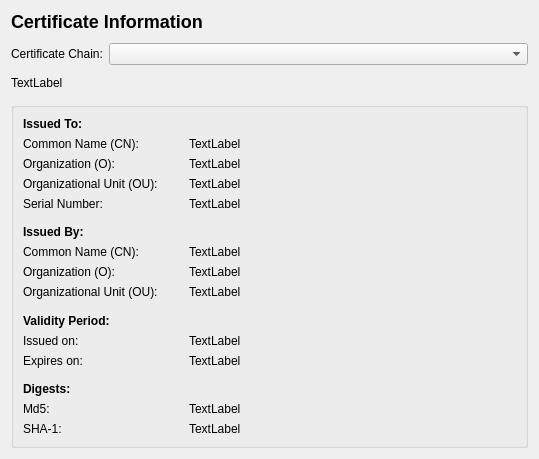
<?xml version="1.0" encoding="UTF-8"?>
<ui version="4.0">
 <class>SslInfo</class>
 <widget class="QWidget" name="SslInfo">
  <property name="geometry">
   <rect>
    <x>0</x>
    <y>0</y>
    <width>539</width>
    <height>459</height>
   </rect>
  </property>
  <layout class="QVBoxLayout" name="verticalLayout_2">
   <item>
    <widget class="QLabel" name="label">
     <property name="sizePolicy">
      <sizepolicy hsizetype="Preferred" vsizetype="Minimum">
       <horstretch>0</horstretch>
       <verstretch>0</verstretch>
      </sizepolicy>
     </property>
     <property name="text">
      <string>&lt;h2&gt;Certificate Information&lt;/h2&gt;</string>
     </property>
    </widget>
   </item>
   <item>
    <spacer name="verticalSpacer_6">
     <property name="orientation">
      <enum>Qt::Vertical</enum>
     </property>
     <property name="sizeHint" stdset="0">
      <size>
       <width>20</width>
       <height>40</height>
      </size>
     </property>
    </spacer>
   </item>
   <item>
    <layout class="QHBoxLayout" name="horizontalLayout">
     <item>
      <widget class="QLabel" name="label_4">
       <property name="text">
        <string>Certificate Chain:</string>
       </property>
      </widget>
     </item>
     <item>
      <widget class="QComboBox" name="comboBox">
       <property name="sizePolicy">
        <sizepolicy hsizetype="Expanding" vsizetype="Fixed">
         <horstretch>0</horstretch>
         <verstretch>0</verstretch>
        </sizepolicy>
       </property>
      </widget>
     </item>
    </layout>
   </item>
   <item>
    <spacer name="verticalSpacer_4">
     <property name="orientation">
      <enum>Qt::Vertical</enum>
     </property>
     <property name="sizeHint" stdset="0">
      <size>
       <width>20</width>
       <height>40</height>
      </size>
     </property>
    </spacer>
   </item>
   <item>
    <widget class="QLabel" name="certInfoLabel">
     <property name="text">
      <string>TextLabel</string>
     </property>
    </widget>
   </item>
   <item>
    <spacer name="verticalSpacer_5">
     <property name="orientation">
      <enum>Qt::Vertical</enum>
     </property>
     <property name="sizeHint" stdset="0">
      <size>
       <width>20</width>
       <height>40</height>
      </size>
     </property>
    </spacer>
   </item>
   <item>
    <widget class="QGroupBox" name="groupBox">
     <property name="title">
      <string/>
     </property>
     <layout class="QVBoxLayout" name="verticalLayout">
      <item>
       <widget class="QLabel" name="label_20">
        <property name="text">
         <string>&lt;h4&gt;Issued To:&lt;/h4&gt;</string>
        </property>
       </widget>
      </item>
      <item>
       <layout class="QGridLayout" name="gridLayout">
        <item row="0" column="0">
         <widget class="QLabel" name="label_6">
          <property name="sizePolicy">
           <sizepolicy hsizetype="Fixed" vsizetype="Preferred">
            <horstretch>0</horstretch>
            <verstretch>0</verstretch>
           </sizepolicy>
          </property>
          <property name="minimumSize">
           <size>
            <width>160</width>
            <height>0</height>
           </size>
          </property>
          <property name="text">
           <string>Common Name (CN):</string>
          </property>
         </widget>
        </item>
        <item row="0" column="1">
         <widget class="QLabel" name="subjectCN">
          <property name="text">
           <string>TextLabel</string>
          </property>
         </widget>
        </item>
        <item row="1" column="0">
         <widget class="QLabel" name="label_8">
          <property name="text">
           <string>Organization (O):</string>
          </property>
         </widget>
        </item>
        <item row="1" column="1">
         <widget class="QLabel" name="subjectO">
          <property name="text">
           <string>TextLabel</string>
          </property>
         </widget>
        </item>
        <item row="2" column="0">
         <widget class="QLabel" name="label_2">
          <property name="text">
           <string>Organizational Unit (OU):</string>
          </property>
         </widget>
        </item>
        <item row="2" column="1">
         <widget class="QLabel" name="subjectOU">
          <property name="text">
           <string>TextLabel</string>
          </property>
         </widget>
        </item>
        <item row="3" column="0">
         <widget class="QLabel" name="label_3">
          <property name="text">
           <string>Serial Number:</string>
          </property>
         </widget>
        </item>
        <item row="3" column="1">
         <widget class="QLabel" name="subjectSN">
          <property name="text">
           <string>TextLabel</string>
          </property>
         </widget>
        </item>
       </layout>
      </item>
      <item>
       <spacer name="verticalSpacer">
        <property name="orientation">
         <enum>Qt::Vertical</enum>
        </property>
        <property name="sizeHint" stdset="0">
         <size>
          <width>20</width>
          <height>20</height>
         </size>
        </property>
       </spacer>
      </item>
      <item>
       <widget class="QLabel" name="label_21">
        <property name="text">
         <string>&lt;h4&gt;Issued By:&lt;/h4&gt;</string>
        </property>
       </widget>
      </item>
      <item>
       <layout class="QGridLayout" name="gridLayout_2">
        <item row="0" column="0">
         <widget class="QLabel" name="label_10">
          <property name="sizePolicy">
           <sizepolicy hsizetype="Fixed" vsizetype="Preferred">
            <horstretch>0</horstretch>
            <verstretch>0</verstretch>
           </sizepolicy>
          </property>
          <property name="minimumSize">
           <size>
            <width>160</width>
            <height>0</height>
           </size>
          </property>
          <property name="text">
           <string>Common Name (CN):</string>
          </property>
         </widget>
        </item>
        <item row="0" column="1">
         <widget class="QLabel" name="issuerCN">
          <property name="text">
           <string>TextLabel</string>
          </property>
         </widget>
        </item>
        <item row="1" column="0">
         <widget class="QLabel" name="label_12">
          <property name="text">
           <string>Organization (O):</string>
          </property>
         </widget>
        </item>
        <item row="2" column="0">
         <widget class="QLabel" name="label_16">
          <property name="text">
           <string>Organizational Unit (OU):</string>
          </property>
         </widget>
        </item>
        <item row="2" column="1">
         <widget class="QLabel" name="issuerOU">
          <property name="text">
           <string>TextLabel</string>
          </property>
         </widget>
        </item>
        <item row="1" column="1">
         <widget class="QLabel" name="issuerO">
          <property name="text">
           <string>TextLabel</string>
          </property>
         </widget>
        </item>
       </layout>
      </item>
      <item>
       <spacer name="verticalSpacer_2">
        <property name="orientation">
         <enum>Qt::Vertical</enum>
        </property>
        <property name="sizeHint" stdset="0">
         <size>
          <width>20</width>
          <height>20</height>
         </size>
        </property>
       </spacer>
      </item>
      <item>
       <widget class="QLabel" name="label_22">
        <property name="text">
         <string>&lt;h4&gt;Validity Period:&lt;/h4&gt;</string>
        </property>
       </widget>
      </item>
      <item>
       <layout class="QGridLayout" name="gridLayout_3">
        <item row="0" column="0">
         <widget class="QLabel" name="label_14">
          <property name="sizePolicy">
           <sizepolicy hsizetype="Fixed" vsizetype="Preferred">
            <horstretch>0</horstretch>
            <verstretch>0</verstretch>
           </sizepolicy>
          </property>
          <property name="minimumSize">
           <size>
            <width>160</width>
            <height>0</height>
           </size>
          </property>
          <property name="text">
           <string>Issued on:</string>
          </property>
         </widget>
        </item>
        <item row="0" column="1">
         <widget class="QLabel" name="issuedOn">
          <property name="text">
           <string>TextLabel</string>
          </property>
         </widget>
        </item>
        <item row="1" column="0">
         <widget class="QLabel" name="label_18">
          <property name="text">
           <string>Expires on:</string>
          </property>
         </widget>
        </item>
        <item row="1" column="1">
         <widget class="QLabel" name="expiresOn">
          <property name="text">
           <string>TextLabel</string>
          </property>
         </widget>
        </item>
       </layout>
      </item>
      <item>
       <spacer name="verticalSpacer_3">
        <property name="orientation">
         <enum>Qt::Vertical</enum>
        </property>
        <property name="sizeHint" stdset="0">
         <size>
          <width>20</width>
          <height>20</height>
         </size>
        </property>
       </spacer>
      </item>
      <item>
       <widget class="QLabel" name="label_23">
        <property name="text">
         <string>&lt;h4&gt;Digests:&lt;/h4&gt;</string>
        </property>
       </widget>
      </item>
      <item>
       <layout class="QGridLayout" name="gridLayout_5">
        <item row="0" column="0">
         <widget class="QLabel" name="label_36">
          <property name="sizePolicy">
           <sizepolicy hsizetype="Fixed" vsizetype="Preferred">
            <horstretch>0</horstretch>
            <verstretch>0</verstretch>
           </sizepolicy>
          </property>
          <property name="minimumSize">
           <size>
            <width>160</width>
            <height>0</height>
           </size>
          </property>
          <property name="text">
           <string>Md5:</string>
          </property>
         </widget>
        </item>
        <item row="0" column="1">
         <widget class="QLabel" name="md5">
          <property name="text">
           <string>TextLabel</string>
          </property>
         </widget>
        </item>
        <item row="1" column="0">
         <widget class="QLabel" name="label_38">
          <property name="text">
           <string>SHA-1:</string>
          </property>
         </widget>
        </item>
        <item row="1" column="1">
         <widget class="QLabel" name="sha1">
          <property name="text">
           <string>TextLabel</string>
          </property>
         </widget>
        </item>
       </layout>
      </item>
     </layout>
    </widget>
   </item>
  </layout>
 </widget>
 <resources/>
 <connections/>
</ui>
